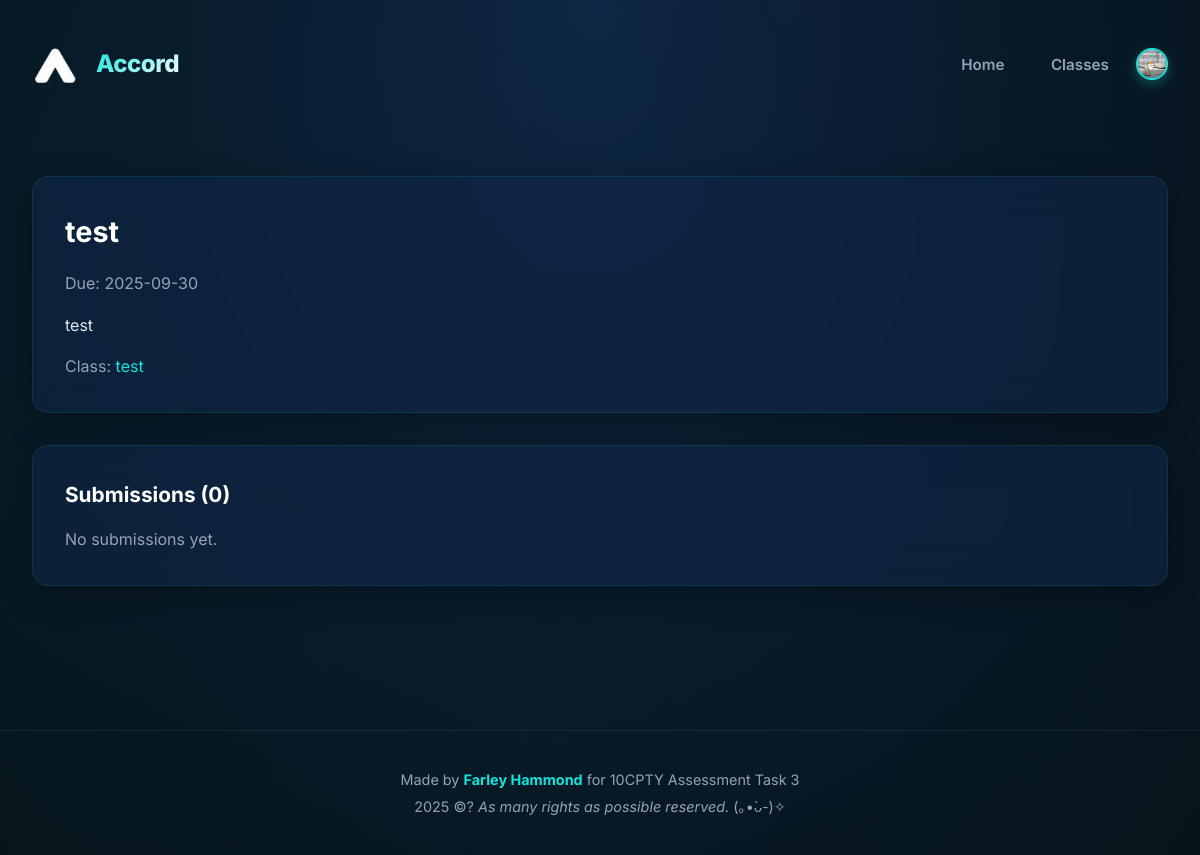
The app's page /assignment/1 (signed in) with its own data.
### tables this page shows
CREATE TABLE assignments (
        assignmentID INTEGER PRIMARY KEY AUTOINCREMENT,
        classID INTEGER NOT NULL,
        title TEXT NOT NULL,
        description TEXT,
        dueDate DATE NOT NULL,
        FOREIGN KEY (classID) REFERENCES classes(classID)
    );

CREATE TABLE classes (
        classID INTEGER PRIMARY KEY AUTOINCREMENT,
        className TEXT NOT NULL,
        code TEXT UNIQUE NOT NULL,
        teacherID INTEGER NOT NULL,
        description TEXT,
        FOREIGN KEY (teacherID) REFERENCES users(userID)
    );

### main.py (the view)
@app.route("/assignment/<int:assignment_id>")
def assignment_detail(assignment_id):
    user = logged_in_user()
    assignment = db.get_assignment_by_id(assignment_id)
    if not assignment:
        flash("Assignment not found", "danger")
        return redirect(url_for("classes"))
    c = db.get_class_by_id(assignment[1])
    submissions = db.get_submissions_for_assignment(assignment_id)
    my_submission = None
    if user and user["role"] == "student":
        my_submission = db.get_submission_by_student(assignment_id, user["id"])
    return render_template("assignment_detail.html",
                           assignment=assignment, class_row=c,
                           submissions=submissions, my_submission=my_submission, user=user)

### database_manager.py (called while the page is built)
def get_connection():
    con = sql.connect(DB_PATH)
    con.execute("PRAGMA foreign_keys = ON;")
    return con

def get_class_by_id(classID):
    con = get_connection()
    cur = con.cursor()
    cur.execute("SELECT * FROM classes WHERE classID = ?", (classID,))
    c = cur.fetchone()
    con.close()
    return c

def get_assignment_by_id(assignmentID):
    con = get_connection()
    cur = con.cursor()
    cur.execute("SELECT * FROM assignments WHERE assignmentID = ?", (assignmentID,))
    row = cur.fetchone()
    con.close()
    return row

def get_submissions_for_assignment(assignmentID):
    con = get_connection()
    cur = con.cursor()
    cur.execute("""
        SELECT s.*, u.name, u.avatar
        FROM submissions s
        JOIN users u ON s.studentID = u.userID
        WHERE s.assignmentID = ?
        ORDER BY s.submittedAt DESC
    """, (assignmentID,))
    rows = cur.fetchall()
    con.close()
    return rows

def get_unread_message_count(userID):
    con = get_connection()
    cur = con.cursor()
    cur.execute("""
        SELECT COUNT(*)
        FROM dm_messages m
        JOIN dm_participants p ON m.threadID = p.threadID
        WHERE p.userID = ?
        AND m.senderID != ?
        AND m.timestamp > COALESCE(p.lastRead, '1970-01-01')
    """, (userID, userID))
    count = cur.fetchone()[0]
    con.close()
    return count

### main.py (called while the page is built)
def logged_in_user():
    return session.get("user")

@app.context_processor
def inject_unread_count():
    user = logged_in_user()
    if user:
        unread_count = db.get_unread_message_count(user["id"])
        return dict(unread_count=unread_count)
    return dict(unread_count=0)

@app.context_processor # for timezone in foorter
def inject_unread_count():
    user = logged_in_user()
    now = datetime.now(pytz.timezone('Australia/Sydney'))
    if user:
        unread_count = db.get_unread_message_count(user["id"])
        return dict(unread_count=unread_count, now=now)
    return dict(unread_count=0, now=now)

### templates/assignment_detail.html (shortened to what this page needs)
{% extends "layout.html" %}
{% block content %}
<div class="page">
  <div class="card">
    <h2>{{ assignment[2] }}</h2>
    <div class="muted">Due: {{ assignment[4] }}</div>
    <div style="margin:1rem 0;">{{ assignment[3] }}</div>
    <div class="muted">Class: <a href="{{ url_for('class_detail', class_id=class_row[0]) }}">{{ class_row[1] }}</a></div>
  </div>
  {% if user and user.role == "teacher" %}
    <div class="card">
      <h3>Submissions ({{ submissions|length }})</h3>
      {% if submissions %}
        <ul>
          {% for s in submissions %}
            <li style="margin-bottom:1.3em;">
              <img class="avatar small" src="{{ s[10] or url_for('static', filename='images/default_avatar.png') }}" alt="Profile" />
              <strong>{{ s[9] }}</strong> — <a href="{{ s[3] }}">File</a> ({{ s[4] }})
              <form method="POST" action="{{ url_for('grade_submission', submission_id=s[0]) }}" style="margin-top:0.3em;">
                <input type="text" name="grade" placeholder="Grade" value="{{ s[6] or '' }}" style="width:70px;" />
                <input type="text" name="feedback" placeholder="Feedback" value="{{ s[7] or '' }}" style="width:220px;" />
                <button class="btn" type="submit" style="margin-left:0.6em;">Save</button>
              </form>
            </li>
          {% endfor %}
        </ul>
      {% else %}
        <p class="muted">No submissions yet.</p>
      {% endif %}
    </div>
  {% endif %}
</div>
{% endblock %}

### static/css/style.css (style rules this page uses)
:root { --primary: #14E6DD; --primary-dark: #0a1929; --primary-darker: #071218; --glass: rgba(20, 230, 221, 0.03); --glass-hover: rgba(20, 230, 221, 0.08); --glass-border: rgba(20, 230, 221, 0.1); --text-main: #e5e7eb; --text-muted: #94a3b8; --text-dimmed: #64748b; --danger: #ef4444; --success: #22c55e; --warning: #f59e42; --card-shadow: 0 8px 32px rgba(0, 0, 0, 0.3); --card-shadow-hover: 0 12px 48px rgba(20, 230, 221, 0.15); --border-radius: 16px; --border-radius-sm: 12px; --transition: 0.3s cubic-bezier(0.4, 0, 0.2, 1); --transition-bounce: 0.5s cubic-bezier(0.34, 1.56, 0.64, 1); }
* { margin: 0; padding: 0; box-sizing: border-box; }
body { min-height: 100vh; background: radial-gradient(ellipse at top, #0f2744 0%, var(--primary-dark) 50%, var(--primary-darker) 100%); font-family: 'Inter', -apple-system, BlinkMacSystemFont, sans-serif; color: var(--text-main); line-height: 1.6; overflow-x: hidden; position: relative; }
body::before { content: ''; position: fixed; top: -50%; left: -50%; width: 200%; height: 200%; background: radial-gradient(circle at 20% 50%, rgba(20, 230, 221, 0.03) 0%, transparent 50%), radial-gradient(circle at 80% 80%, rgba(20, 230, 221, 0.02) 0%, transparent 50%); animation: float 20s ease-in-out infinite; pointer-events: none; z-index: 0; }
.page { padding: 2rem 0; animation: fadeInUp 0.6s cubic-bezier(0.4, 0, 0.2, 1); }
.card { background: rgba(15, 39, 73, 0.6); backdrop-filter: blur(20px); -webkit-backdrop-filter: blur(20px); border: 1px solid var(--glass-border); box-shadow: var(--card-shadow); border-radius: var(--border-radius); padding: 2rem; margin-bottom: 2rem; transition: all var(--transition); position: relative; overflow: hidden; animation: cardSlideIn 0.6s cubic-bezier(0.4, 0, 0.2, 1); }
.card::before { content: ''; position: absolute; top: 0; left: 0; width: 100%; height: 100%; background: linear-gradient(135deg, rgba(20, 230, 221, 0.05) 0%, transparent 100%); opacity: 0; transition: opacity var(--transition); pointer-events: none; }
.card h2, .card h3 { color: #fff; margin-bottom: 1rem; font-weight: 700; }
.card h2 { font-size: 1.8rem; }
.card h3 { font-size: 1.3rem; }
.muted { color: var(--text-muted); font-size: 1rem; }
a { color: var(--primary); text-decoration: none; transition: all var(--transition); position: relative; }
a:not(.btn):not(.ghost)::after { content: ''; position: absolute; bottom: -2px; left: 0; width: 0; height: 2px; background: var(--primary); transition: width var(--transition); }
.card, .class-card, .message-bubble { animation-fill-mode: both; }

### records on screen
assignments: title "test", dueDate "2025-09-30", description "test"
classes: className "test"

### other values on screen
{{ submissions|length }} "0"
{{ now.year }} "2025"
